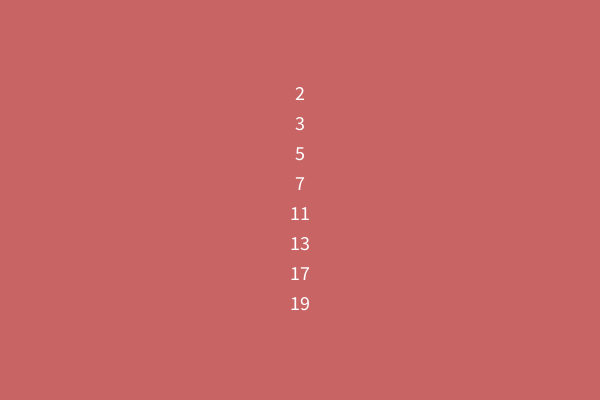
Frame 1 (no input)
Frame 60 (the mouse pressed at the canvas centre just before this capture): identical to frame 1, image omitted
Frame 120 (the mouse held since frame 60 and released just before this capture): identical to frame 1, image omitted

The Processing sketch that drew this single still picture (run headless with seeded random() and noise(); from frame 60 on, the mouse is pressed at the canvas centre):

// Processing sketch: exo_array
// ── exo_array.pde
void setup() {
  size(600, 400);
}

void draw() {
  background(200, 100, 100);



int y = 100;
int[] nbPremiers = {2, 3, 5, 7, 11, 13, 17, 19};

for (int i : nbPremiers){
  textAlign(CENTER);
  textSize(20);
  text(i, 300, y);
  y+=30;
}
}
